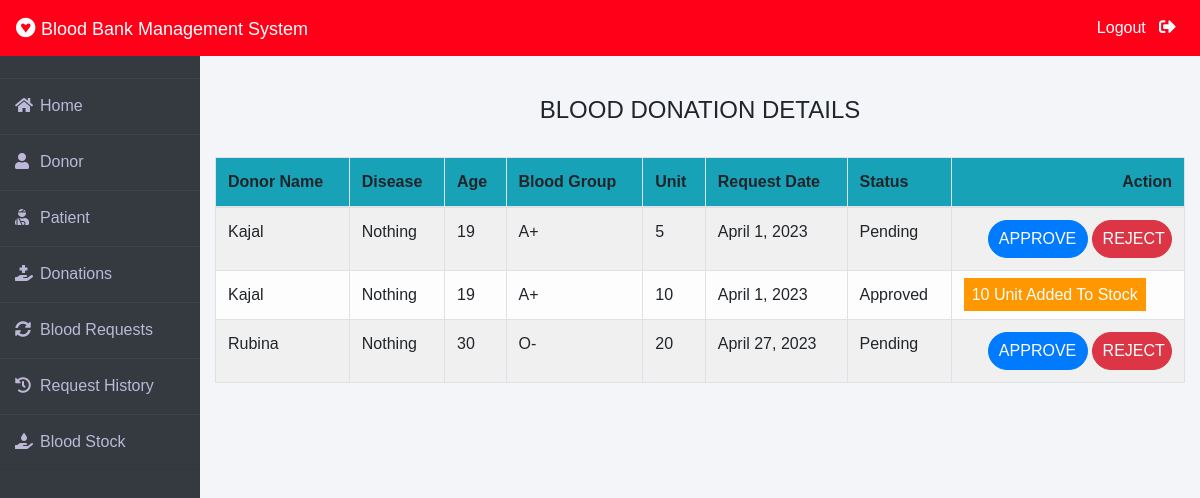
The app's page /admin-donation (signed in) with its own data.
### donor/models.py (models this page shows, shortened)
class BloodDonate(models.Model):
    donor=models.ForeignKey(Donor,on_delete=models.CASCADE)
    disease=models.CharField(max_length=100,default="Nothing")
    age=models.PositiveIntegerField()
    bloodgroup=models.CharField(max_length=10)
    unit=models.PositiveIntegerField(default=0)
    status=models.CharField(max_length=20,default="Pending")
    date=models.DateField(auto_now=True)

class Donor(models.Model):
    user=models.OneToOneField(User,on_delete=models.CASCADE)
    profile_pic= models.ImageField(upload_to='profile_pic/Donor/',null=True,blank=True)
    bloodgroup=models.CharField(max_length=10)
    address = models.CharField(max_length=40)
    mobile = models.CharField(max_length=20,null=False)
    def __str__(self):
        return self.user.first_name

### blood/views.py (the view)
# urls.py: path('admin-donation', views.admin_donation_view,name='admin-donation'),
@login_required(login_url='adminlogin')
def admin_donation_view(request):
    donations=dmodels.BloodDonate.objects.all()
    return render(request,'blood/admin_donation.html',{'donations':donations})

### templates/blood/admin_donation.html (shortened to what this page needs)
{% extends 'blood/adminbase.html' %}
{% block content %}
{% load widget_tweaks %}
{%load static%}
<head>
   </head>
<br><br>
<div class="container">
    <H4 class="text-center">BLOOD DONATION DETAILS</H4><br>
    <table class="table table-light table-hover table-bordered table-striped">
        <thead class="bg-info">
            <tr>
                <th scope="col">Donor Name</th>
                <th scope="col">Disease</th>
                <th scope="col">Age</th>
                <th scope="col">Blood Group</th>
                <th scope="col">Unit</th>
                <th scope="col">Request Date</th>
                <th scope="col">Status</th>
                <th class="text-right">Action</th>
            </tr>
        </thead>
        <tbody>
            {% for t in donations %}
            <tr>
                <td> {{t.donor}}</td>
                <td> {{t.disease}}</td>
                <td> {{t.age}}</td>
                <td>{{t.bloodgroup}}</td>
                <td>{{t.unit}}</td>
                <td>{{t.date}}</td>
                <td>{{t.status}}</td>
                {% if t.status == 'Pending' %}
                <td class="text-right">
                    <button class="btn btn-primary badge-pill" style="width: 100px;"><a  style="text-decoration: none;color: white;" href="{% url 'approve-donation' t.id  %}">APPROVE</a> </button>
                    <button class="btn btn-danger badge-pill" style="width: 80px;"><a  style="text-decoration: none;color: white;" href="{% url 'reject-donation' t.id  %}">REJECT</a> </button>
                </td>
                {% elif  t.status == 'Approved' %}
                <td><span class="label warning">{{t.unit}} Unit Added To Stock</span></td>
                {% else %}
                <td><span class="label danger">0 Unit Added To Stock</span></td>
                {% endif %}
            </tr>
            {% endfor %}
        </tbody>
    </table>
</div>
{% endblock content %}

### templates/blood/adminbase.html (style rules this page uses)
* { margin: 0; padding: 0; box-sizing: border-box; list-style: none; text-decoration: none; font-family: 'Josefin Sans', sans-serif; }
body { background-color: #f3f5f9; }

### templates/blood/admin_donation.html (style rules this page uses)
.label { color: white; padding: 8px; }
.warning { background-color: #ff9800; }

### records on screen
BloodDonate: donor "Kajal", disease "Nothing", age "19", bloodgroup "A+", unit "5", date "April 1, 2023", status "Pending", shows "APPROVE"
BloodDonate: donor "Kajal", disease "Nothing", age "19", bloodgroup "A+", unit "10", date "April 1, 2023", status "Approved"
BloodDonate: donor "Rubina", disease "Nothing", age "30", bloodgroup "O-", unit "20", date "April 27, 2023", status "Pending", shows "APPROVE"
